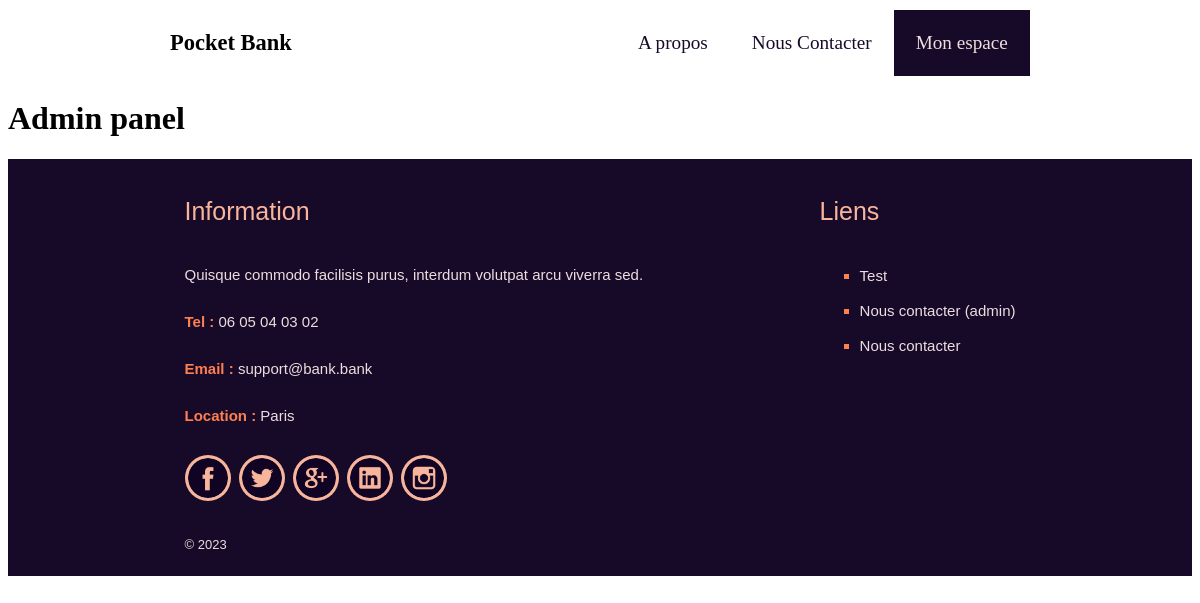
The app's page /admin.php, older data.
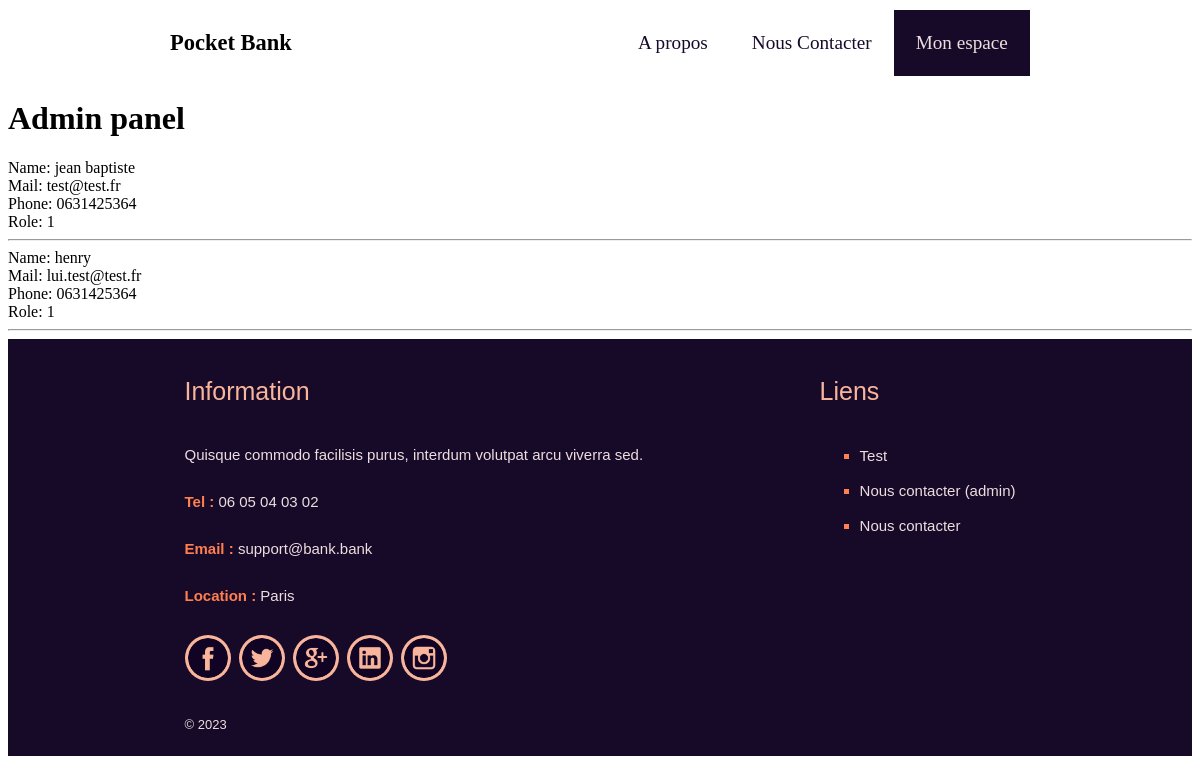
The same page, newer data.
### tables this page shows
CREATE TABLE `users` (
  `id` int(11) NOT NULL,
  `fullname` varchar(255) NOT NULL,
  `mail` varchar(255) NOT NULL,
  `phone` varchar(255) NOT NULL,
  `password` varchar(255) NOT NULL,
  `iban` varchar(27) NOT NULL,
  `id_roles` int(11) NOT NULL,
  `birthday` date DEFAULT NULL
);

### src/init.php (called while the page is built, shortened)
<?php
require_once __DIR__ . '/db.php';
require_once __DIR__ . '/class/DbManager.php';
$dbManager = new DbManager($db);

### src/class/DbManager.php (called while the page is built, shortened)
<?php
class DbManager {
    function check_roles($role, $requiredLevel){
        if($role < $requiredLevel){
            return false;
        } else {
            return true;
        }
    }
}

### www/admin.php (the view, shortened to what this page needs)
<?php
require_once __DIR__ . '/../src/init.php';
require_once __DIR__ . '/../src/templates/partials/html_head.php';
?>
<body>
<?php require_once __DIR__ . '/../src/templates/partials/header.php'; ?>
<div>
    <h1>Admin panel</h1>
</div>
<?php
    $sql = $db->prepare('SELECT * FROM users');
    $sql->execute();
    $data = $sql->fetchAll();
    foreach($data as $user){
        if($dbManager->check_roles($user['id_roles'], 1)){
            echo 'Name: '.$user['fullname'].' <br>';
            echo 'Mail: '.$user['mail'].' <br>';
            echo 'Phone: ' . $user['phone'] .' <br>';
            echo 'Role: '.$user['id_roles'] .' <br>';
            echo '<hr>';
        }
    }
require_once __DIR__ . '/../src/templates/partials/footer.php'; ?>
</body>

### src/templates/partials/html_head.php (shortened to what this page needs)
<!DOCTYPE html>
<html lang="en">
<head>
    <link rel="stylesheet" href="/assets/style.css">
</head>

### src/templates/partials/header.php
<header>
    <section>
        <nav class="navibar">
            <h1>Pocket Bank</h1>
            <section class="navilinks">
                <div class="aboutus container">
                    <a href="nous.php" class="hyperlink">A propos</a>
                </div>
                <div class="contactus container">
                    <a href="contact.php" class="hyperlink">Nous Contacter</a>
                </div>
                <div class="myspace container">
                    <a href="myspace.php" class="hyperlinkB">Mon espace</a>
                </div>
            </section>
        </nav>
    </section>
</header>

### src/templates/partials/footer.php
<link href="assets/footer.css" rel="stylesheet">
<footer>
    <div class="leftFooter">
        <p class="subTitle">Information</p>
        <p class="white">Quisque commodo facilisis purus, interdum volutpat arcu viverra sed.</p>
        <p class="white"><span class="yellow">Tel : </span>06 05 04 03 02</p>
        <p class="white"><span class="yellow">Email : </span>support@bank.bank</p>
        <p class="white"><span class="yellow">Location : </span>Paris</p>
        <p><a href="#"><img src="assets/logos/facebookLogo.png" class="logos"></a>
            <a href="#"><img src="assets/logos/twitterLogo.png" class="logos"></a>
            <a href="#"><img src="assets/logos/googlePlusLogo.png" class="logos"></a>
            <a href="#"><img src="assets/logos/linkedinLogo.png" class="logos"></a>
            <a href="#"><img src="assets/logos/instagramLogo.png" class="logos"></a>
        </p>
        <p class="copyright">&copy; <?= date('Y'); ?></p>
    </div>
    <div class="rightFooter">
        <p class="subTitle">Liens</p>
        <div id="bullet">
            <ul class="bullet">
                <li class="white"><a href="test_db.php" class="infoLink">Test</a></li><br>
                <li class="white"><a href="admin_contact.php" class="infoLink">Nous contacter (admin)</a></li><br>
                <li class="white"><a href="contact.php" class="infoLink">Nous contacter</a></li><br>
            </ul>
        </div>
    </div>
</footer>

### www/assets/style.css (style rules this page uses)
html { padding: 0; margin: 0; }
.navibar { display: flex; flex-direction: row; align-items: center; justify-content: space-around; font-size: 120%; padding: 0; }
.navilinks { display: flex; justify-content: space-between; text-align: right; }
.hyperlink { text-decoration: none; color: rgb(23, 10, 40); }
.hyperlinkB { text-decoration: none; color: rgba(248, 232, 232, 0.951); }
.container { padding: 22px; }
.container.myspace { background-color: rgb(23, 10, 40); }

### www/assets/footer.css (style rules this page uses)
.leftFooter { display: flex; flex-direction: column; }
footer { display: flex; background-color: rgb(23, 10, 40); justify-content: space-evenly; padding-top: 1.6vh; padding-bottom: 1vh; }
.rightFooter { display: flex; flex-direction: column; }
.logos { background-color: rgb(249, 181, 156); width: 40px; height: 40px; margin-right: 4px; padding: 3px; border-radius: 50%; }
.white { color: rgba(248, 232, 232, 0.951); font-family: Arial, Helvetica, sans-serif; font-size: 15px; font-weight: normal; }
.copyright { margin-top: 2vh; margin-bottom: 2vh; color: rgba(248, 232, 232, 0.951); font-family: Arial, Helvetica, sans-serif; font-size: 13px; }
.subTitle { color: rgb(249, 181, 156); font-size: 25px; font-family: Arial, Helvetica, sans-serif; }
.yellow { font-weight: bold; color: rgb(255,127,80); font-family: Arial, Helvetica, sans-serif; font-size: 15px; }
.infoLink:link { color: rgba(248, 232, 232, 0.951); }
.infoLink { text-decoration: none; }
#bullet li::marker { color: rgb(255,127,80); }
.bullet { list-style-type: square; }

Row changes from the older to the newer data that the page shows:
added users: fullname "jean baptiste", mail "test@test.fr", phone "0631425364", id_roles "1"
added users: fullname "henry", mail "lui.test@test.fr", phone "0631425364", id_roles "1"
